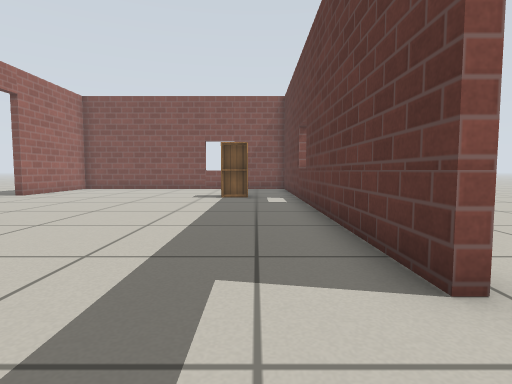
View 1 (above)

12 first-person views from a walk through a robot-simulator world made for Gazebo. The camera is 0.5 m above the floor, tilts 4° down and sees 80° across. The floor is counted in squares, 0.5 m on a side. Each view is taken from the middle of a square. On the plan, view 1 faces up. The plan holds only what a view shows up to about 12 squares ahead; the rest is blank. The robots in the file are not drawn. Gazebo's built-in surfaces are drawn with simple patterns.

View 2
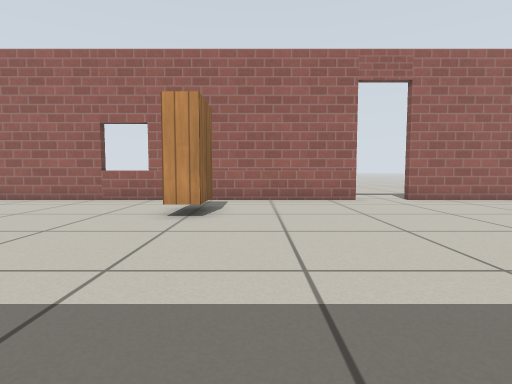

View 3
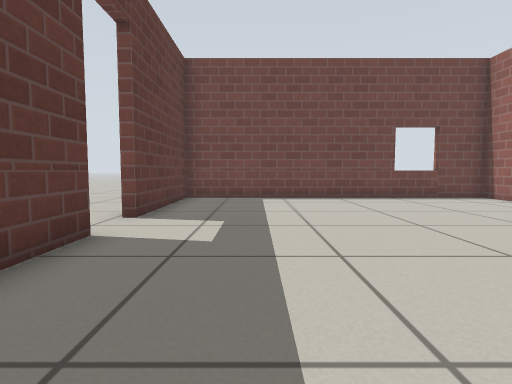

View 4
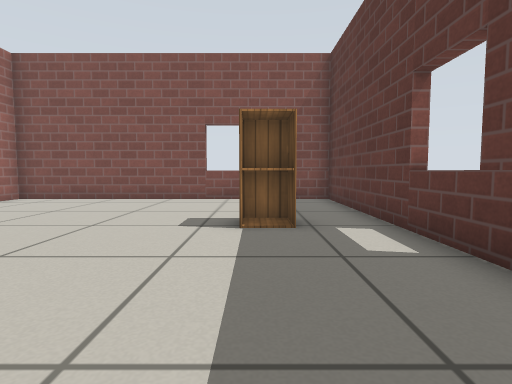

View 5
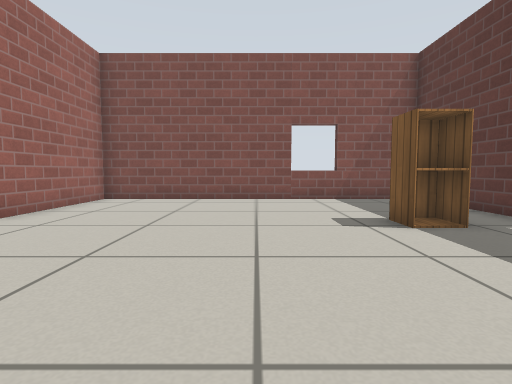

View 6
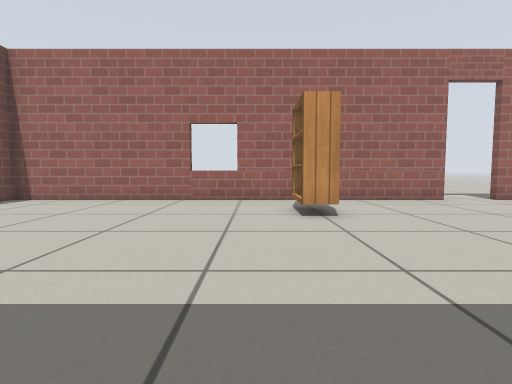

View 7
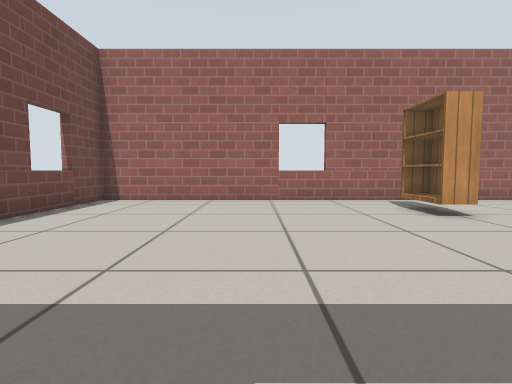

View 8
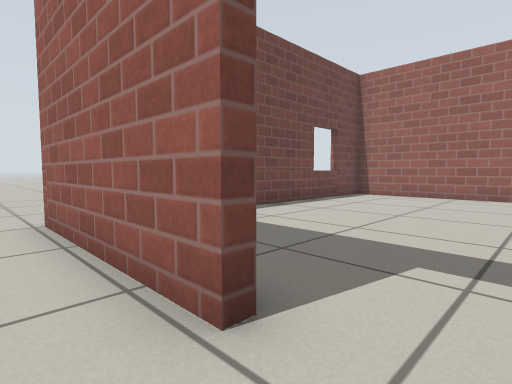

View 9
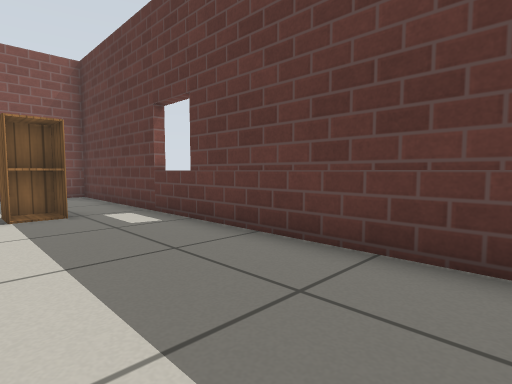

View 10
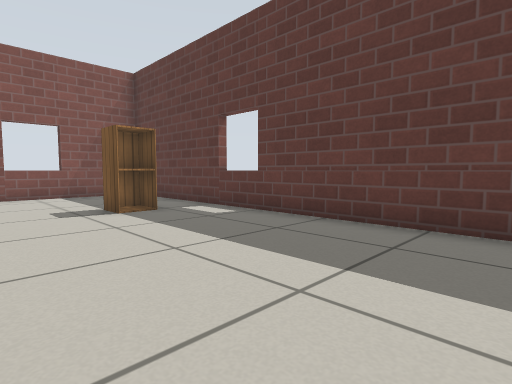

View 11
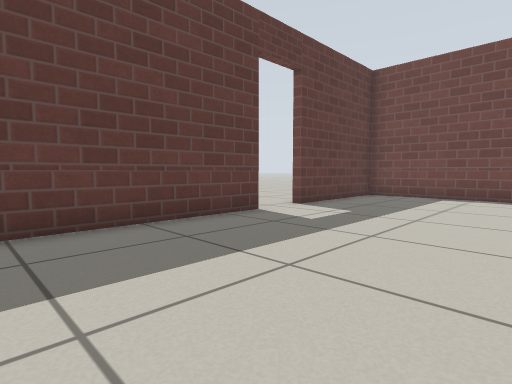

View 12
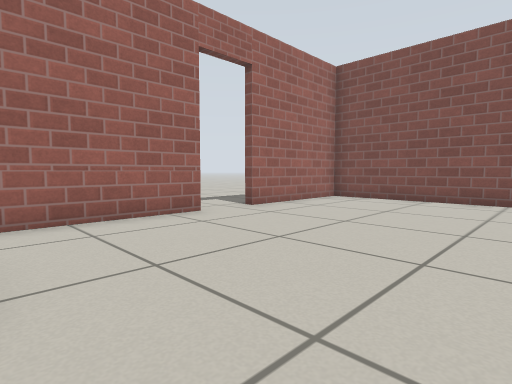

### Floor plan
Points are (right, up) in squares from view 1. A wall is a line through its corners. A room is listed if a view was taken in it or the views show most of it. See-through windows are left out.
Room 1 (views 1, 2, 3, 4, 5, 6, 7, 9, 10, 11, 12)
walls: (-9.2, 3.4) (-9.7, 3.4); (1.6, 2.2) (1.6, 16.7) (-9.3, 16.7) (-9.3, 12.2); (-9.3, 10.5) (-9.3, -4.2) (1.6, -4.2) (1.6, 0.6); (-9.7, 1.8) (-9.2, 1.8)
ways out: open door at (2, 1.5) to room 2; open door at (-9.5, 11.5)
objects: bookshelf (-7, 5) to (-6, 6); cabinet (-1, 11) to (-1, 12)
Room 2 (view 8)
walls: (1.8, 0.6) (1.8, -4.5)
ways out: open door at (2, 1.5) to room 1; opening at (3, -4)

Where each view was taken, in squares from view 1:
view 1: 0 up, 0 right, facing up
view 2: 7 up, 1 right, facing left
view 3: 7 up, 1 left, facing down
view 4: 6 up, 1 left, facing up
view 5: 6 up, 4 left, facing up
view 6: 4 up, 1 right, facing left
view 7: 1 up, 1 right, facing left
view 8: 2 up, 3 right, facing down-left
view 9: 4 up, 2 left, facing up-right
view 10: 4 up, 4 left, facing up-right
view 11: 8 up, 4 left, facing down-right
view 12: 6 up, 3 left, facing up-left
